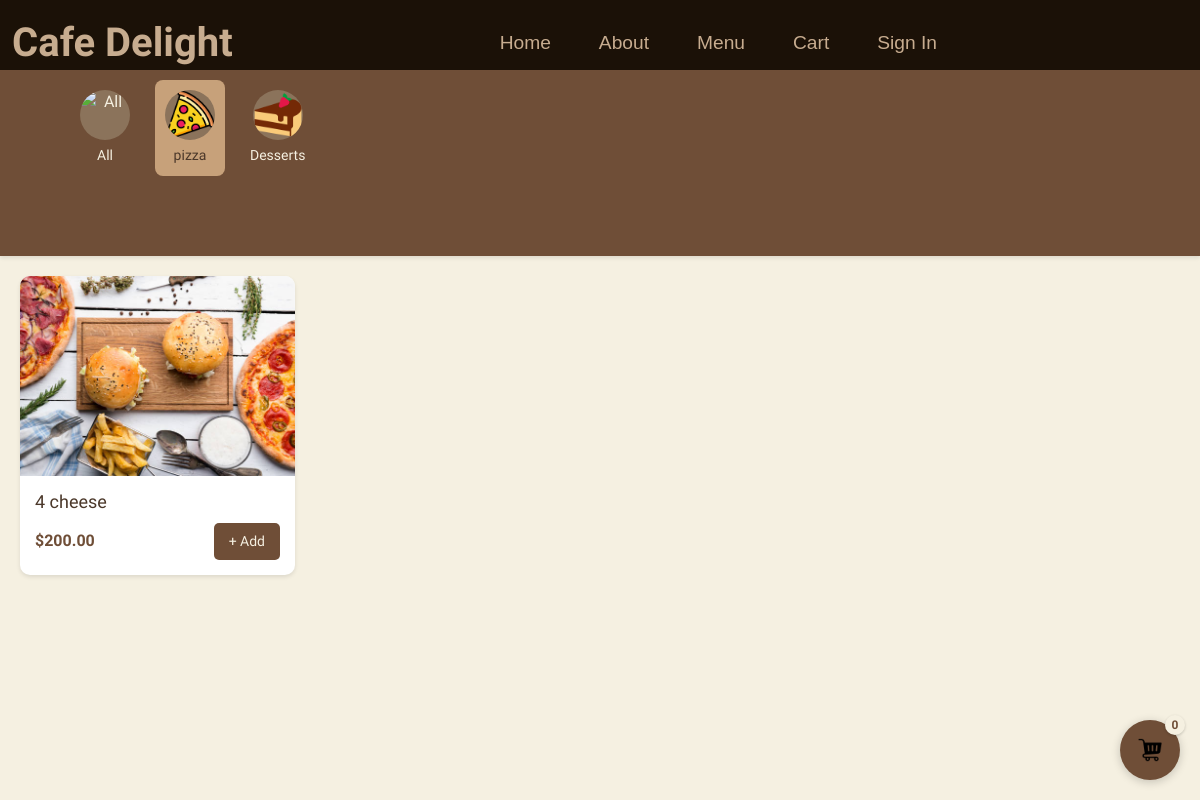
/menu/?category=pizza, run on the app's committed database.
### base/models.py (models this page shows, shortened)
class Category(models.Model):
    name = models.CharField(max_length=100)
    description = models.TextField(blank=True, null=True)
    image = models.ImageField(upload_to='category_icons/', blank=True, null=True)

class MenuItem(models.Model):
    category = models.ForeignKey(Category, on_delete=models.CASCADE, related_name="menu_items")
    name = models.CharField(max_length=200)
    price = models.DecimalField(max_digits=6, decimal_places=2)
    image = models.ImageField(upload_to='menu_images/', blank=True, null=True)
    description = models.TextField(blank=True, null=True)

### base/views.py (the view)
# urls.py: path('menu/', views.menu, name='menu'),  # Added trailing slash
def menu(request):
    categories = Category.objects.all()
    category_filter = request.GET.get('category', 'all')
    menu_items = MenuItem.objects.all()
    if category_filter != 'all':
        menu_items = menu_items.filter(category__name__iexact=category_filter)
    cart = None
    if request.user.is_authenticated:
        cart, created = Cart.objects.get_or_create(user=request.user)
    cart_items_dict = {}
    cart_item_ids = []
    if cart:
        cart_items = cart.items.select_related('menu_item')
        cart_items_dict = {item.menu_item.id: item.quantity for item in cart_items}
        cart_item_ids = list(cart_items_dict.keys())
    context = {
        'categories': categories,
        'menu_items': menu_items,
        'active_category': category_filter,
        'cart_items_dict': cart_items_dict,
        'cart_item_ids': cart_item_ids,
    }
    menu_items = list(menu_items)
    for item in menu_items:
        item.quantity = cart_items_dict.get(item.id, 0)
    return render(request, 'base/menu.html', context)

### base/templates/base/menu.html (shortened to what this page needs)
{% extends 'main.html' %} {% load static %} {% block content %}
<div class="category-nav">
  <div class="category-scroller">
    <a
      href="{% url 'menu' %}?category=all"
      class="category-card {% if active_category == 'all' %}active{% endif %}"
    >
      <div class="category-icon-wrapper">
        <img
          src=""
          alt="All"
          class="category-icon"
        />
      </div>
      <span class="category-name">All</span>
    </a>
    {% for category in categories %}
    <a
      href="{% url 'menu' %}?category={{ category.name|lower }}"
      class="category-card {% if active_category == category.name|lower %}active{% endif %}"
    >
      <div class="category-icon-wrapper">
        <img
          src="{{ category.image.url }}"
          alt="{{ category.name }}"
          class="category-icon"
        />
      </div>
      <span class="category-name">{{ category.name }}</span>
    </a>
    {% endfor %}
  </div>
</div>
<main class="menu-grid">
  {% for item in menu_items %}
  <article class="menu-card">
    <div class="card-image">
      <img src="{{ item.image.url }}" alt="{{ item.name }}" loading="lazy" />
    </div>
    <div class="card-content">
      <h3 class="item-title">{{ item.name }}</h3>
      <div class="card-footer">
        <span class="price">${{ item.price }}</span>
        <div class="quantity-control">
          {% if item.id in cart_item_ids %}
          <div class="stepper">
            <button class="step-btn decrement" data-item-id="{{ item.id }}">
              −
            </button>
            <span class="count">{{ item.quantity }}</span>
            <button class="step-btn increment" data-item-id="{{ item.id }}">
              +
            </button>
          </div>
          {% else %}
          <button class="add-btn" data-item-id="{{ item.id }}">
            <span class="plus-icon">+</span> Add
          </button>
          {% endif %}
        </div>
      </div>
    </div>
  </article>
  {% endfor %}
</main>
<div class="cart-floating">
  <a href="{% url 'cart' %}" class="cart-button">
    <span class="item-count">{{ cart_item_ids|length }}</span>
    <img src="{% static 'images/cart.png' %}" alt="Cart" />
  </a>
</div>
{% endblock %}

### static/css/navbar.css (style rules this page uses)
body { padding-top: 70px; overflow-x: hidden; }

### static/css/home.css (style rules this page uses)
:root { --dark-brown: #1b1107; --cream: #fffcdc; --accent-gold: #d4af37; }
body { background-color: var(--dark-brown); color: var(--cream); }

### static/css/menu.css (style rules this page uses)
body { font-family: 'Yatra One', cursive; margin: 0; padding: 0; background-color: #f5f0e1; color: #4b382a; }
.category-nav { background-color: #6f4e37; padding: 70px; box-shadow: 0 2px 4px rgba(0, 0, 0, 0.1); overflow-x: auto; }
.category-scroller { display: flex; gap: 15px; padding: 10px 0; }
.category-card { text-align: center; text-decoration: none; color: #f5f0e1; padding: 10px; border-radius: 8px; transition: background-color 0.3s ease; }
.category-card.active { background-color: #c7a17a; color: #4b382a; }
.category-icon-wrapper { width: 50px; height: 50px; margin: 0 auto; border-radius: 50%; overflow: hidden; display: flex; align-items: center; justify-content: center; background-color: #8b735b; }
.category-icon { width: 100%; height: 100%; object-fit: cover; }
.category-name { display: block; margin-top: 5px; font-size: 14px; }
.menu-grid { display: grid; grid-template-columns: repeat(auto-fill, minmax(250px, 1fr)); gap: 20px; padding: 20px; }
.menu-card { background-color: #ffffff; border-radius: 10px; overflow: hidden; box-shadow: 0 2px 4px rgba(0, 0, 0, 0.1); transition: transform 0.3s ease; }
.card-image { position: relative; width: 100%; height: 200px; overflow: hidden; }
.card-image img { width: 100%; height: 100%; object-fit: cover; }
.card-content { padding: 15px; }
.item-title { margin: 0; font-size: 18px; color: #4b382a; }
.card-footer { display: flex; justify-content: space-between; align-items: center; margin-top: 10px; }
.price { font-size: 16px; font-weight: bold; color: #6f4e37; }
.quantity-control { display: flex; align-items: center; }
.add-btn { background-color: #6f4e37; color: #f5f0e1; border: none; padding: 8px 15px; border-radius: 5px; cursor: pointer; font-size: 14px; transition: background-color 0.3s ease; }
.cart-floating { position: fixed; bottom: 20px; right: 20px; z-index: 1000; }
.cart-button { background-color: #6f4e37; color: #f5f0e1; width: 60px; height: 60px; border-radius: 50%; display: flex; align-items: center; justify-content: center; text-decoration: none; box-shadow: 0 2px 10px rgba(0, 0, 0, 0.2); transition: background-color 0.3s ease; }
.item-count { position: absolute; top: -5px; right: -5px; background-color: #f5f0e1; color: #6f4e37; width: 20px; height: 20px; border-radius: 50%; display: flex; align-items: center; justify-content: center; font-size: 12px; font-weight: bold; box-shadow: 0 1px 3px rgba(0, 0, 0, 0.2); }
.cart-button img { width: 24px; height: 24px; }

### data on the page
Category: image (picture), name "pizza"
Category: image (picture), name "Desserts"
MenuItem: image (picture), name "4 cheese", price "200.00"

### other printed values
{{ cart_item_ids|length }} "0"
